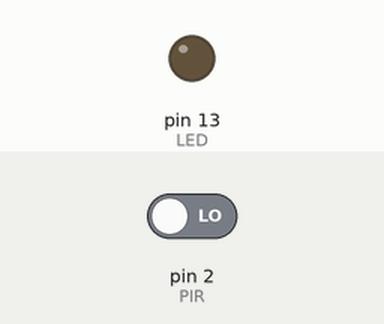
A sketch run on a simulated Arduino Uno, built with avr-gcc and run on an emulated ATmega328P. Parts: output pins drawn as LEDs (lit = HIGH). The test bench sets the inputs (shaded band); at power-on: pin 2 (PIR) LOW.

Above: at 1.2 s.
1.3 s: pin 2 (PIR) driven HIGH
At 2.0 s:
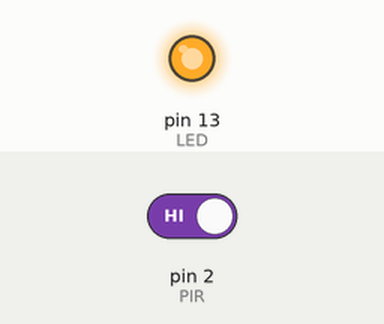
2.8 s: pin 2 (PIR) driven LOW
At 3.2 s:
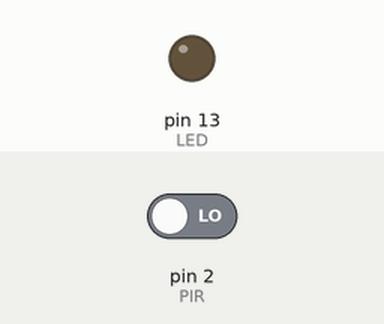
Timing chart, 0 to 5.8 s (numbered marks = the images above; inputs shaded):
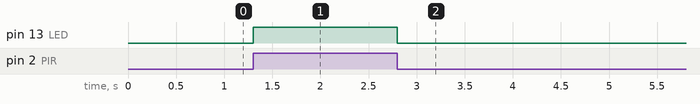

The sketch:

sketch_mar15b.ino
```cpp
int LED = 13; // define PIN for LED - Biultin LED is on PIN 13
int PIR = 2;  // define PIN for PIR motion sensor - PIN D2

void setup() {
  pinMode(LED,OUTPUT); // define LED pin as output
  pinMode(PIR,INPUT);  // define PIR pin as input
}

void loop() {
  digitalWrite(LED,digitalRead(PIR)); // Write value of PIR sensor to LED
}
```

Measured:
- after the input at 1.3 s, pin 13 (LED): LOW → HIGH at once
- after the input at 2.8 s, pin 13 (LED): HIGH → LOW at once
